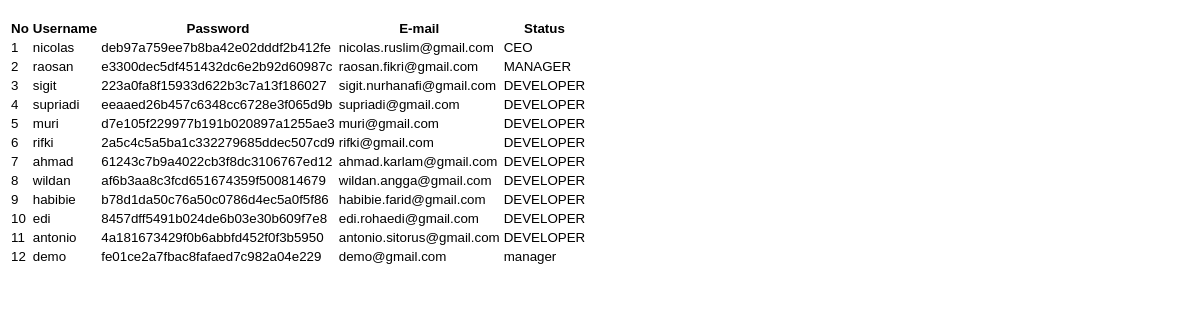
The app's page /admin/ldatauser.php with its own data.
### tables this page shows
CREATE TABLE IF NOT EXISTS `user` (
`id_user` int(3) NOT NULL,
  `nama` varchar(100) NOT NULL,
  `username` char(30) NOT NULL,
  `password` varchar(45) NOT NULL,
  `email` varchar(30) NOT NULL,
  `status` varchar(20) NOT NULL
);

### admin/ldatauser.php (the view, shortened to what this page needs)
<!DOCTYPE html>
<html lang="en">
	<head>
		<link rel="stylesheet" type="text/css" href="../assets/css/style.css">
	</head>
	<body>
		<div class="table-responsive" id="table">
			<table class="table table-striped">
				<tr>
					<th>No</th>
					<th>Username</th>
					<th>Password</th>
					<th>E-mail</th>
					<th>Status</th>
				</tr>
				<?php
					$sql = mysql_query("SELECT * FROM user");
					$no = 1;
					while ($data = mysql_fetch_assoc($sql))
					{
				?>
					<tr>
						<td><?php echo $no;?></td>
						<td><?php echo $data['username']; ?></td>
						<td><?php echo $data['password']; ?></td>
						<td><?php echo $data['email']; ?></td>
						<td><?php echo $data['status']; ?></td>
					</tr>
				<?php
					$no++;
					}
				?>
			</table>
		</div>
	</body>
</html>

### assets/css/style.css (style rules this page uses)
body { padding-bottom: 40px; background-size: cover; background-repeat: no-repeat; background-image: url("../img/tehnologijabg.jpg"); }
tr > th { font-family: "Adobe Garamond Pro Bold", helvetica, sans-serif; font-size: 10pt; font-weight: bold; background-color: transparent; }
tr > td { font-size: 10pt; font-family: "Calibri", helvetica, sans-serif; }
#table { position: relative; top: 10px; }

### records on screen
user: username "nicolas", password "deb97a759ee7b8ba42e02dddf2b412fe", email "nicolas.ruslim@gmail.com", status "CEO"
user: username "raosan", password "e3300dec5df451432dc6e2b92d60987c", email "raosan.fikri@gmail.com", status "MANAGER"
user: username "sigit", password "223a0fa8f15933d622b3c7a13f186027", email "sigit.nurhanafi@gmail.com", status "DEVELOPER"
user: username "supriadi", password "eeaaed26b457c6348cc6728e3f065d9b", email "supriadi@gmail.com", status "DEVELOPER"
user: username "muri", password "d7e105f229977b191b020897a1255ae3", email "muri@gmail.com", status "DEVELOPER"
user: username "rifki", password "2a5c4c5a5ba1c332279685ddec507cd9", email "rifki@gmail.com", status "DEVELOPER"
user: username "ahmad", password "61243c7b9a4022cb3f8dc3106767ed12", email "ahmad.karlam@gmail.com", status "DEVELOPER"
user: username "wildan", password "af6b3aa8c3fcd651674359f500814679", email "wildan.angga@gmail.com", status "DEVELOPER"
user: username "habibie", password "b78d1da50c76a50c0786d4ec5a0f5f86", email "habibie.farid@gmail.com", status "DEVELOPER"
user: username "edi", password "8457dff5491b024de6b03e30b609f7e8", email "edi.rohaedi@gmail.com", status "DEVELOPER"
user: username "antonio", password "4a181673429f0b6abbfd452f0f3b5950", email "antonio.sitorus@gmail.com", status "DEVELOPER"
user: username "demo", password "fe01ce2a7fbac8fafaed7c982a04e229", email "demo@gmail.com", status "manager"
